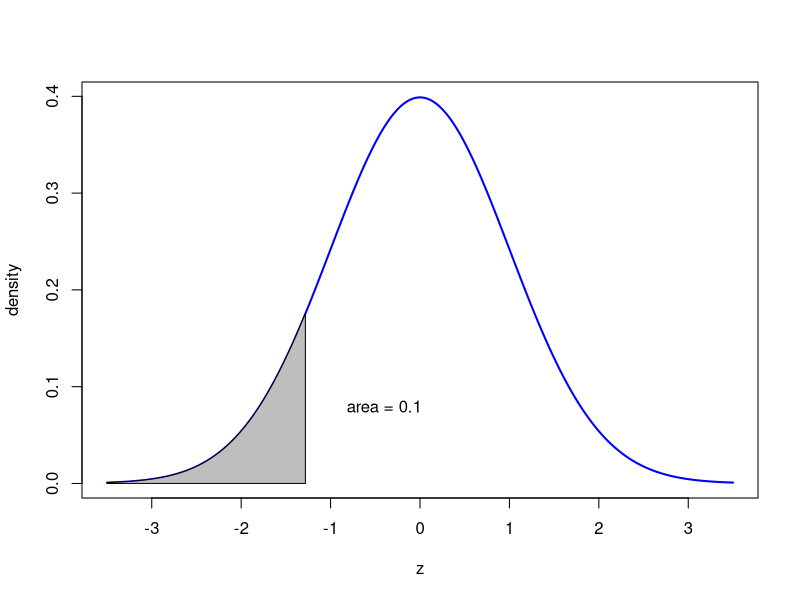

Write the R code that produced this figure.
mean = 0
sd = 1
minx = mean-3.5*sd;
maxx = mean+3.5*sd;
a = minx;
b = qnorm(.1);
x=seq(minx,maxx,length=200)
y=dnorm(x,mean=mean,sd=sd)
plot(x,y,type="l", lwd=2, col="blue",xlab="z",ylab="density")
x=seq(a,b,length=200)
y=dnorm(x,mean=mean,sd=sd)
polygon(c(a,x,b),c(0,y,0),col="gray")
text(-.4,.08,'area = 0.1')
text(-1.5,-.1,'?')
